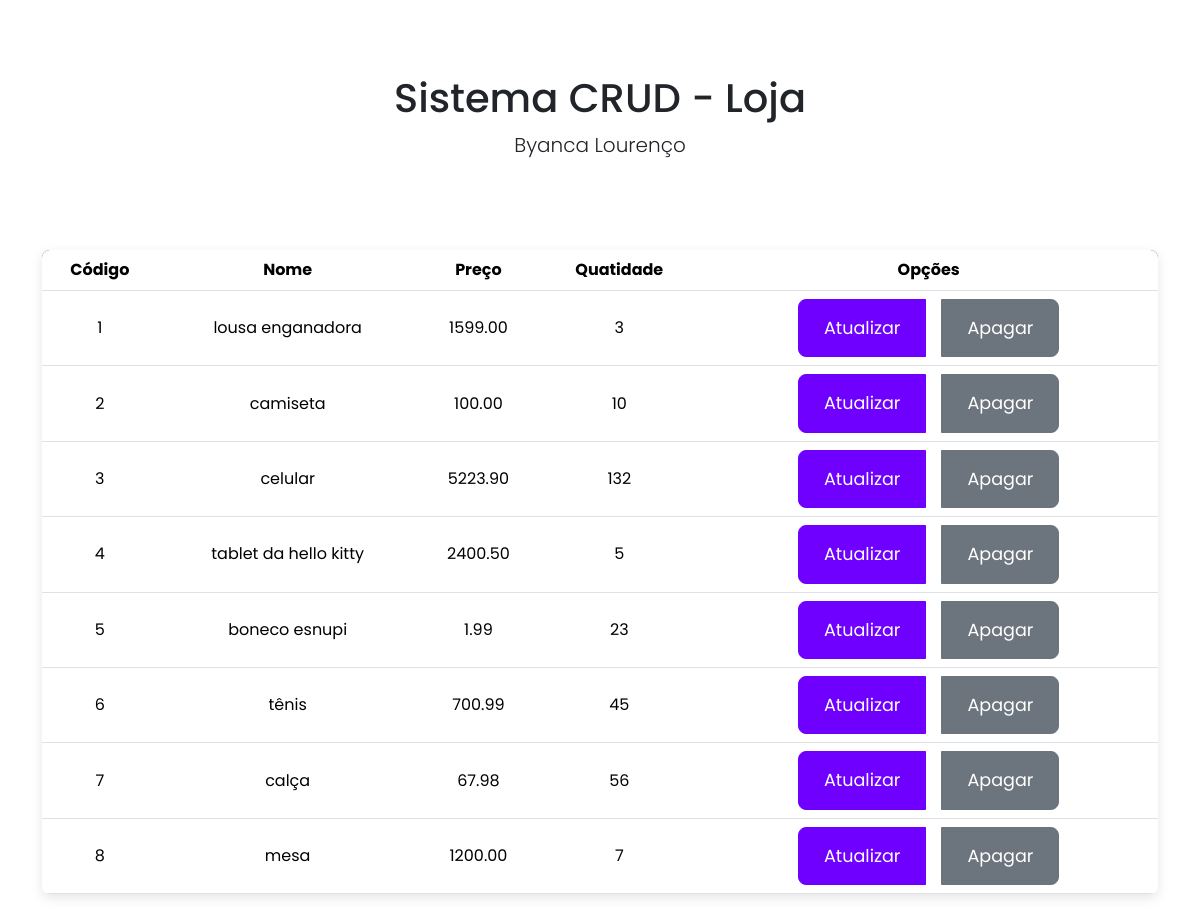
The app's page /listar_produtos.php, older data.
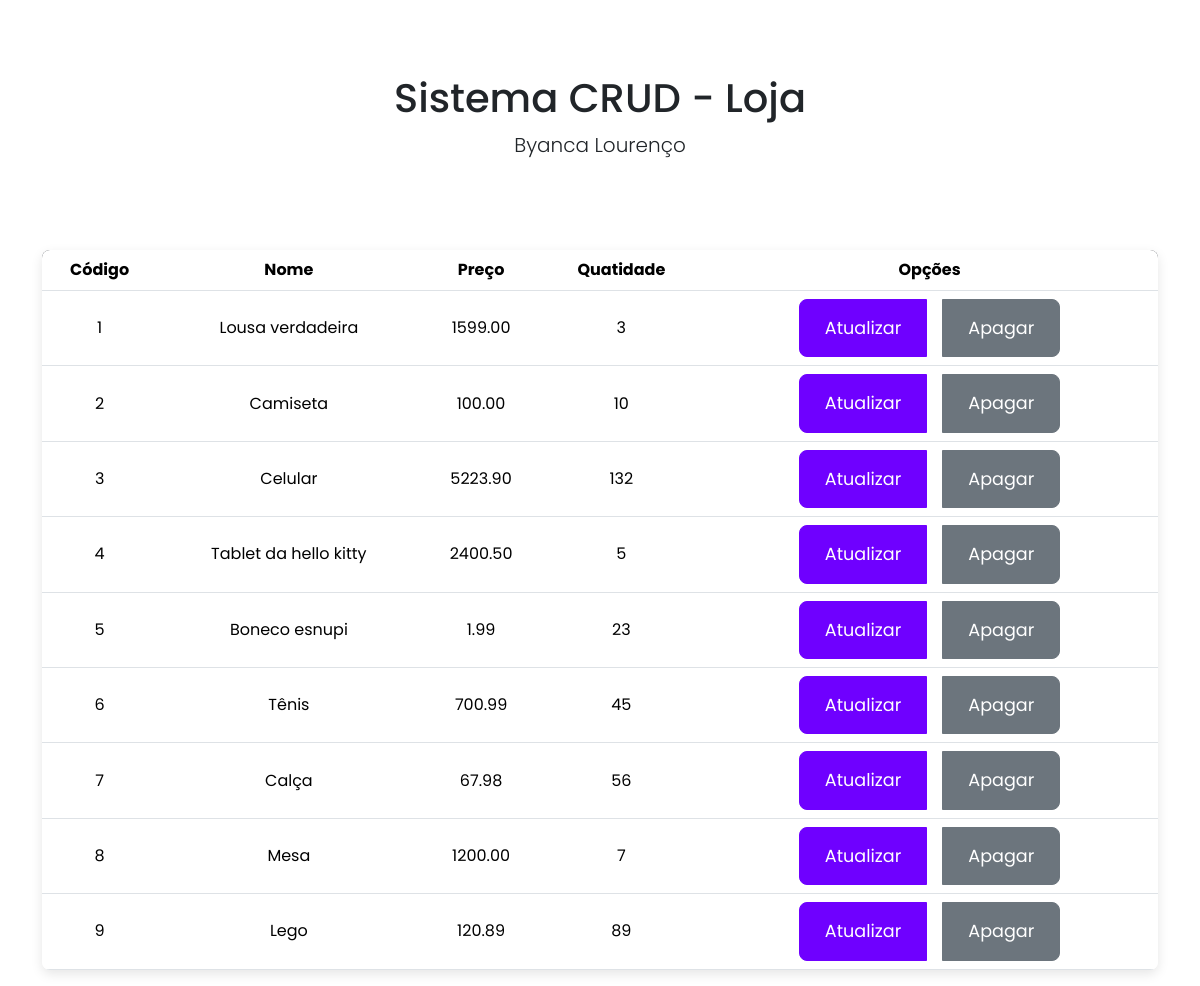
The same page, newer data.
### tables this page shows
CREATE TABLE `produtos` (
  `id` int(11) NOT NULL,
  `nome` varchar(255) NOT NULL,
  `preco` decimal(10,2) NOT NULL,
  `quantidade` int(11) NOT NULL
);

### listar_produtos.php (the view, shortened to what this page needs)
<?php
    include 'pedaco.php';
?>
    <link rel="stylesheet" href="style.css">
    <div class="container">
        <table class="table">
            <thead>
                <tr>
                    <th scope="col">Código</th>
                    <th scope="col">Nome</th>
                    <th scope="col">Preço</th>
                    <th scope="col">Quatidade</th>
                    <th scope="col">Opções</th>
                </tr>
            </thead>
            <tbody>
            <?php
                require 'conexao.php';
                $sql = "SELECT * FROM produtos";
                $stmt = $pdo->query($sql);
                while ($produto = $stmt->fetch(PDO::FETCH_ASSOC)) {
                    echo "<tr>";
                    echo "<td>" . $produto['id'] . "</td>";
                    echo "<td>" . $produto['nome'] . "</td>";
                    echo "<td>" . $produto['preco'] . "</td>";
                    echo "<td>" . $produto['quantidade'] . "</td>";
                    echo "
                    <td>
                        <div class='btn-group' role='group'>
                            <a href='form_atualiza.php?id=" . $produto['id'] . "' type='button' class='btn btn-primary btn-lg custom-btn me-3'>Atualizar</a>
                            <a href='excluir.php' type='button' class='btn btn-secondary btn-lg custom-btn'>Apagar</a>
                        </div>
                    </td>
                    ";
                    echo "</tr>";
                }
            ?>
            </tbody>
        </table>
    </div>
</body>
</html>

### pedaco.php (shortened to what this page needs)
<!DOCTYPE html>
<html lang="pt-br">
<head>
    <link href="https://cdn.jsdelivr.net/npm/bootstrap@5.3.7/dist/css/bootstrap.min.css" rel="stylesheet">
</head>
<body>
    <div class="container text-center py-4">
        <h1>Sistema CRUD - Loja</h1>
        <p class="lead">Byanca Lourenço</p>
    </div>

### style.css (style rules this page uses)
* { font-family: "Poppins", sans-serif; }
.btn-primary.custom-btn { background-color: #6f00ff; border-color: #6f00ff; color: #fff; }
.btn-group a { margin: 0 10px; padding: 15px 25px; font-size: 1.1rem; transition: transform 0.2s ease-in-out; }
.container { margin-top: 50px; }
table { background-color: #fff; border-radius: 8px; overflow: hidden; box-shadow: 0 4px 12px rgba(0, 0, 0, 0.1); }
thead { background-color: #343a40; color: #fff; }
th, td { text-align: center; vertical-align: middle; }

Row changes from the older to the newer data that the page shows:
changed produtos id 1: nome "lousa enganadora" → "Lousa verdadeira"
changed produtos id 2: nome "camiseta" → "Camiseta"
changed produtos id 3: nome "celular" → "Celular"
changed produtos id 4: nome "tablet da hello kitty" → "Tablet da hello kitty"
changed produtos id 5: nome "boneco esnupi" → "Boneco esnupi"
changed produtos id 6: nome "tênis" → "Tênis"
changed produtos id 7: nome "calça" → "Calça"
changed produtos id 8: nome "mesa" → "Mesa"
added produtos: id "9", nome "Lego", preco "120.89", quantidade "89"
